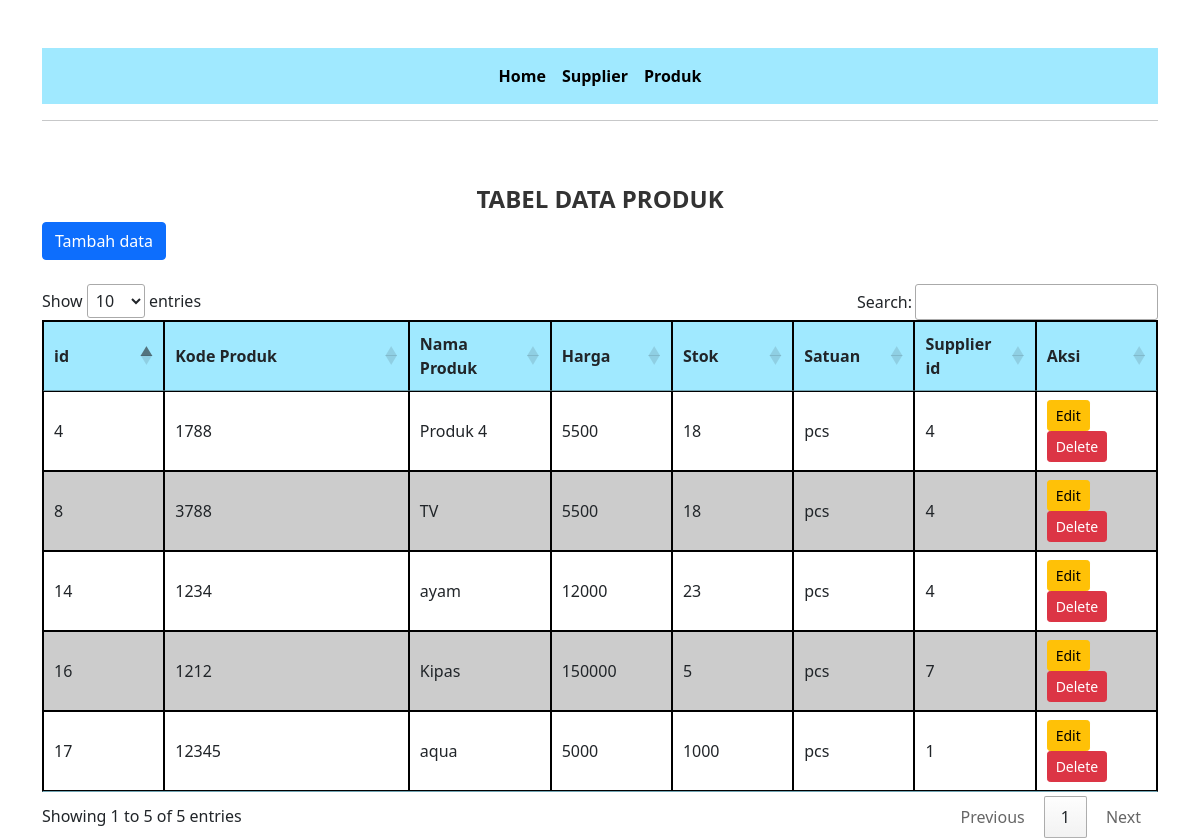
Screenshot of /sesi29/produk.php with the database file from the repository.
### tables this page shows
CREATE TABLE `produk` (
  `id` int(11) UNSIGNED NOT NULL,
  `kode_produk` varchar(10) NOT NULL,
  `nama_produk` varchar(100) NOT NULL,
  `harga` int(11) NOT NULL,
  `stok` int(11) NOT NULL,
  `satuan` varchar(4) NOT NULL,
  `supplier_id` int(11) UNSIGNED NOT NULL
);

### sesi29/produk.php (the view, shortened to what this page needs)
<?php
    include "connection.php";
    $query = mysqli_query($connection, "SELECT * FROM produk");
?>
<!DOCTYPE html>
<html lang="en">
<head>
    <link href="https://cdn.jsdelivr.net/npm/bootstrap@5.0.2/dist/css/bootstrap.min.css" rel="stylesheet"
>
    <link rel="stylesheet" type="text/css" href="https://cdn.datatables.net/1.10.25/css/jquery.dataTables.css">
</head>
<body>
    <div class="container">
        <div class="row">
            <div class="col-md-12 text-center mb-5 mt-5">
            <nav class="navbar navbar-expand-lg navbar-custom">
            <div class="collapse navbar-collapse" id="navbarNav">
                <ul class="navbar-nav mx-auto">
                    <li class="nav-item">
                        <a class="nav-link" href="index.php"><b>Home</b></a>
                    </li>
                    <li class="nav-item">
                        <a class="nav-link" href="supplier.php"><b>Supplier</b></a>
                    </li>
                    <li class="nav-item">
                        <a class="nav-link" href="produk.php"><b>Produk</b></a>
                    </li>
                </ul>
            </div>
        </nav>
                <hr>
            </div>
            <div class="col-md-12">
                <h1>Tabel Data Produk</h1>
                <a href="tambah_produk.php" class="btn btn-primary">Tambah data</a><br></br>
                <table id="produkTable">
                    <thead>
                        <tr>
                            <th width="80px"><b>id</b></th>
                            <th width="200px"><b>Kode Produk</b></th>
                            <th width="100px"><b>Nama Produk</b></th>
                            <th width="80px"><b>Harga</b></th>
                            <th width="80px"><b>Stok</b></th>
                            <th width="80px"><b>Satuan</b></th>
                            <th width="80px"><b>Supplier id</b></th>
                            <th width="80px"><b>Aksi</b></th>
                        </tr>
                    </thead>
                    <tbody>
                        <?php while ($data = mysqli_fetch_array($query)) { ?>
                            <tr>
                                <td><?php echo $data['id']; ?></td>
                                <td><?php echo $data['kode_produk']; ?></td>
                                <td><?php echo $data['nama_produk']; ?></td>
                                <td><?php echo $data['harga']; ?></td>
                                <td><?php echo $data['stok']; ?></td>
                                <td><?php echo $data['satuan']; ?></td>
                                <td><?php echo $data['supplier_id']; ?></td>
                                <td>
                                    <a href="edit_produk.php?id=<?php echo $data['id']; ?>" class="btn btn-warning btn-sm">Edit</a>
                                    <a href="delete_produk.php?id=<?php echo $data['id']; ?>" class="btn btn-danger btn-sm">Delete</a>
                                </td>
                            </tr>
                        <?php } ?>
                    </tbody>
                </table>
            </div>
        </div>
    </div>
</body>
</html>

### sesi29/produk.php (style rules this page uses)
.navbar-custom { background-color: #A0E9FF; }
.navbar-custom a { color: black; }
table { border: 1px solid black; border-collapse: collapse; width: 100%; background-color: #A0E9FF; }
th, td { border: 1px solid black; padding: 8px; }
tr:nth-child(odd) td { background-color: white; }
tr:nth-child(even) td { background-color: #ccc; }
h1 { font-size: 24px; font-weight: bold; text-align: center; color: #333; text-transform: uppercase; }
nav { background-color: #333; color: white; }
nav ul { list-style: none; padding: 0; display: flex; justify-content: space-around; }
nav li { margin: 0; }
nav a { text-decoration: none; color: white; }

### rows the page displays
produk: id "4", kode_produk "1788", nama_produk "Produk 4", harga "5500", stok "18", satuan "pcs", supplier "4"
produk: id "8", kode_produk "3788", nama_produk "TV", harga "5500", stok "18", satuan "pcs", supplier "4"
produk: id "14", kode_produk "1234", nama_produk "ayam", harga "12000", stok "23", satuan "pcs", supplier "4"
produk: id "16", kode_produk "1212", nama_produk "Kipas", harga "150000", stok "5", satuan "pcs", supplier "7"
produk: id "17", kode_produk "12345", nama_produk "aqua", harga "5000", stok "1000", satuan "pcs", supplier "1"
